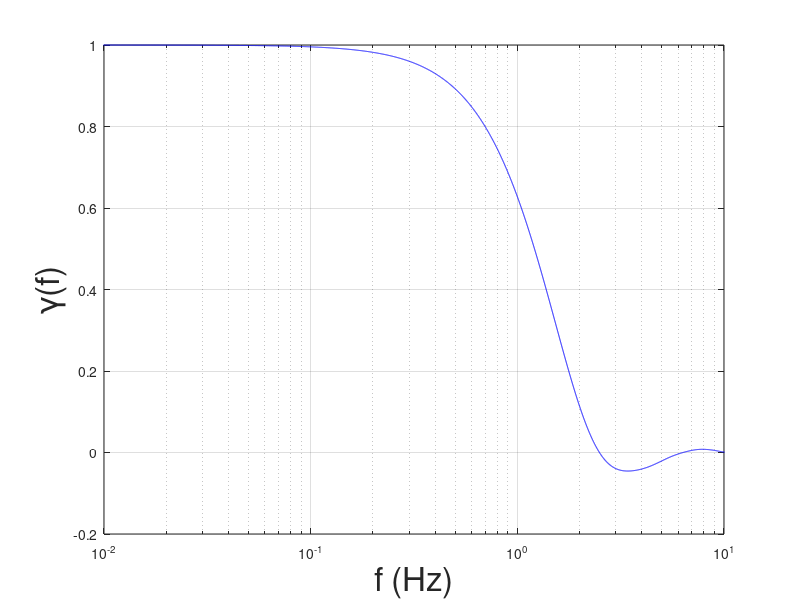

Write MATLAB code to recreate this figure.
% commands for producing the BBO overlap plot

clear all
close all
data = load('BBO1BBO2_orf.dat');
f = data(:,1);
orf = data(:,2);

semilogx(f, real(orf), 'b')
grid on
xlim([1e-2 10])
xlabel('f (Hz)', 'fontsize', 24);
ylabel('\gamma(f)', 'fontsize', 24);

print -depsc2 BBOoverlap.eps
 
